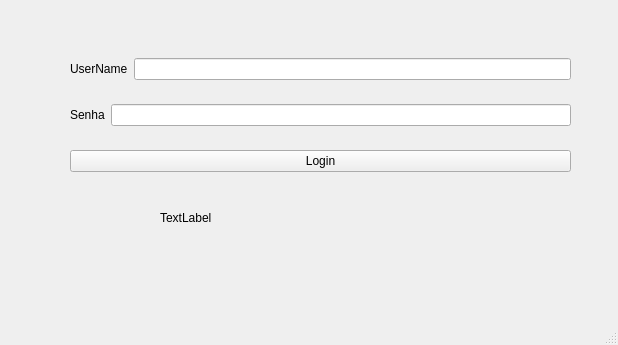
<?xml version="1.0" encoding="UTF-8"?>
<ui version="4.0">
 <class>JanelaLogin</class>
 <widget class="QMainWindow" name="JanelaLogin">
  <property name="geometry">
   <rect>
    <x>0</x>
    <y>0</y>
    <width>618</width>
    <height>345</height>
   </rect>
  </property>
  <property name="windowTitle">
   <string>JanelaLogin</string>
  </property>
  <widget class="QWidget" name="centralwidget">
   <widget class="QLabel" name="label">
    <property name="geometry">
     <rect>
      <x>160</x>
      <y>210</y>
      <width>321</width>
      <height>16</height>
     </rect>
    </property>
    <property name="text">
     <string>TextLabel</string>
    </property>
   </widget>
   <widget class="QWidget" name="">
    <property name="geometry">
     <rect>
      <x>70</x>
      <y>40</y>
      <width>501</width>
      <height>151</height>
     </rect>
    </property>
    <layout class="QVBoxLayout" name="verticalLayout">
     <item>
      <layout class="QHBoxLayout" name="horizontalLayout">
       <item>
        <widget class="QLabel" name="label_2">
         <property name="text">
          <string>UserName</string>
         </property>
        </widget>
       </item>
       <item>
        <widget class="QLineEdit" name="txt_username"/>
       </item>
      </layout>
     </item>
     <item>
      <layout class="QHBoxLayout" name="horizontalLayout_2">
       <item>
        <widget class="QLabel" name="label_3">
         <property name="text">
          <string>Senha</string>
         </property>
        </widget>
       </item>
       <item>
        <widget class="QLineEdit" name="txt_senha">
         <property name="echoMode">
          <enum>QLineEdit::Password</enum>
         </property>
        </widget>
       </item>
      </layout>
     </item>
     <item>
      <widget class="QPushButton" name="btn_login">
       <property name="text">
        <string>Login</string>
       </property>
      </widget>
     </item>
    </layout>
   </widget>
  </widget>
  <widget class="QMenuBar" name="menubar">
   <property name="geometry">
    <rect>
     <x>0</x>
     <y>0</y>
     <width>618</width>
     <height>21</height>
    </rect>
   </property>
  </widget>
  <widget class="QStatusBar" name="statusbar"/>
 </widget>
 <resources/>
 <connections/>
</ui>
